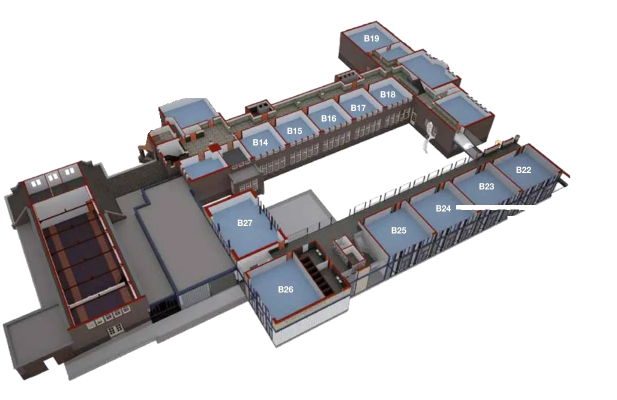
#> input picture rondleiding/img/vloer-1.webp, 1233 x 800 px, given in place of vloer-0.webp, which was not available (shown at 1/2 size)
$ python maak-3d-kaart.py
#> lines starting #> are read from the running program, lines starting #| are printed output that depends on the picture; after the words box and inside, x2 and y2 are one past the last pixel; in counts of white or black regions, pixels touching at a corner belong together
#!/usr/bin/env python3
"""Maakt de bovenaanzichten voor de 3D-plattegrond (img/plan-0..2.webp) uit de schuine
etagekaarten (img/vloer-0..2.webp), legt de etages op elkaar en trekt de buitenmuur over.
Gebruik: python3 tools/maak-3d-kaart.py   (nodig: numpy, pillow, opencv-python-headless)
Drukt de waarden voor "p3" en "muur" per etage af; zet die in data/stops.js."""
import json, os, numpy as np, cv2
from PIL import Image
R = os.path.join(os.path.dirname(os.path.abspath(__file__)), "..")
A = np.array([0.94, -0.35]); B = np.array([0.45, 0.89])  # zelfde assen als hud.assen
M = np.array([A, B]).T; Minv = np.linalg.inv(M)
tops, boxes, info = [], [], []
for i in range(3):
    im = Image.open(f"{R}/img/vloer-{i}.webp").convert("RGBA"); W, H = im.size
#> further down, im is the input picture: PIL image 1233x800 RGBA; mean R, G, B, A 195.4, 193.7, 195.3, 100
#> after `W, H = im.size`: W = 1233; H = 800
    uv = (Minv @ np.array([[0, 0], [W, 0], [0, H], [W, H]], float).T).T; umin, vmin = uv.min(0); umax, vmax = uv.max(0)
#> after `umin, vmin = uv.min(0)`: umin = -362.1; vmin = 0
#> after `umax, vmax = uv.max(0)`: umax = 1103.9; vmax = 1190.6
    a, b = M[0]; d, e = M[1]
    top = im.transform((int(umax - umin), int(vmax - vmin)), Image.AFFINE, (a, b, a * umin + b * vmin, d, e, d * umin + e * vmin), resample=Image.BICUBIC)
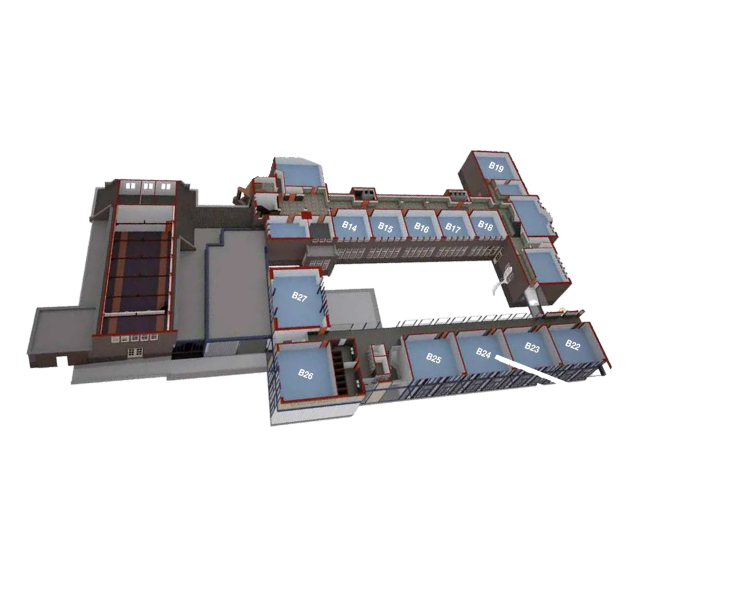
#> top: PIL image 1466x1190 RGBA (shown at 1/2 size); mean R, G, B, A 24.8, 23.8, 24.7, 56.9; transparent parts drawn white
    box = top.getchannel("A").point(lambda v: 255 if v > 40 else 0).getbbox()
#> box = (51, 299, 1225, 854)
#> pass 3 of the loop `for i in range(3):`:
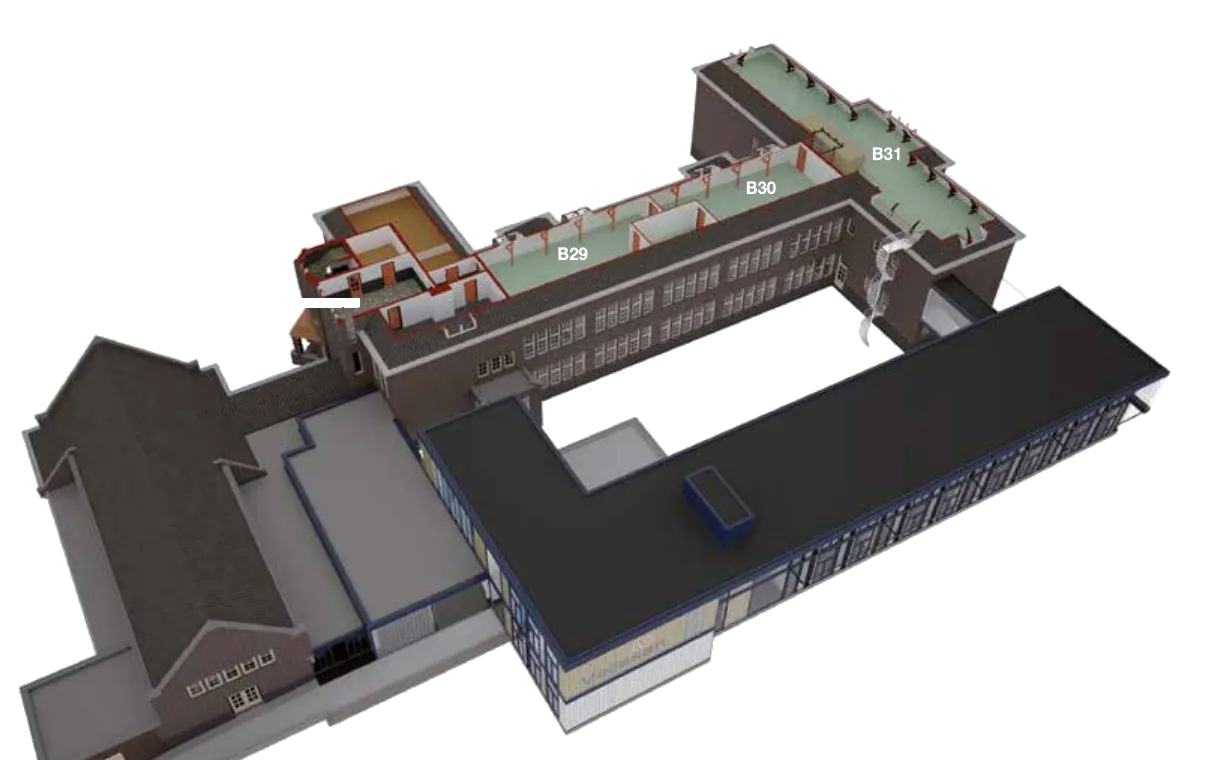
#> input picture rondleiding/img/vloer-2.webp, 1210 x 760 px
#> im is the input picture: PIL image 1210x760 RGBA; mean R, G, B, A 174.3, 172.4, 171.9, 119.3
#> `top = im.transform((int(umax - umin), int(vmax - vmin)), Image.AFFINE,..`:
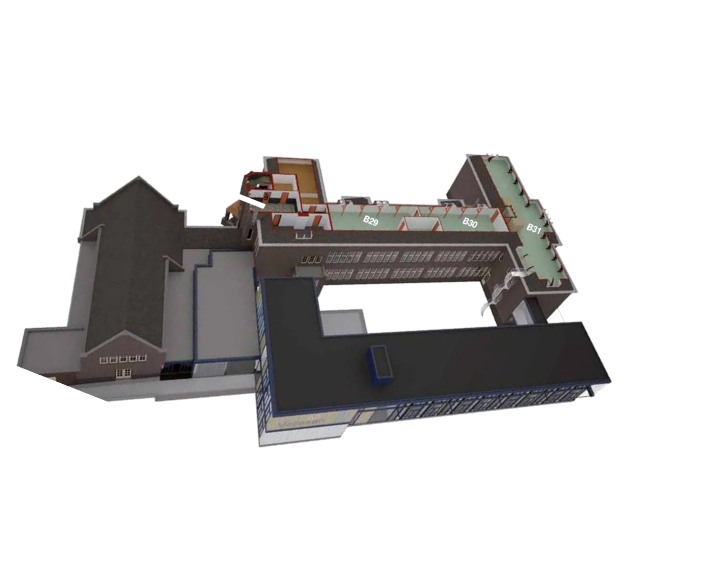
#> top: PIL image 1427x1144 RGBA (shown at 1/2 size); mean R, G, B, A 23.7, 22.7, 22.3, 67.6; transparent parts drawn white
#> box = (32, 305, 1225, 896)
    tops.append(top.crop(box)); boxes.append(box); info.append((W, H, umin, vmin))
def mask(im, s):
#> called with s = 0.12
    m = im.getchannel("A").resize((max(1, int(im.width * s)), max(1, int(im.height * s))))
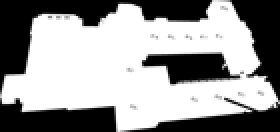
#> m: PIL image 140x66 L (shown 2 times larger); min 0, max 255, mean 152.2
    return (np.array(m) > 60).astype(np.float32)
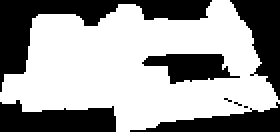
#> returned value: shape (66, 140) float32 (shown 2 times larger); values 0 (black) and 1 (white), 61.7% white; 8 black regions (3 under 20 px), largest, box (x1, y1, x2, y2) and area: (0, 0, 106, 46) 1263, (0, 50, 58, 66) 678, (115, 0, 140, 50) 630, (65, 51, 140, 66) 518, (71, 27, 120, 42) 441
S = 0.12; M0 = mask(tops[0], S); reg = {0: (1.0, 0.0, 0.0)}
for i in (1, 2):  # etage i zo schalen en schuiven dat hij het best op de begane grond past
    best = None
    for sc in np.arange(0.8, 1.21, 0.02):
        Mi = mask(tops[i], S * sc); h, w = Mi.shape; Hh, Ww = M0.shape
        for dy in range(-h // 2, Hh):
            for dx in range(-w // 2, Ww):
                y0, x0 = max(0, dy), max(0, dx); y1, x1 = min(Hh, dy + h), min(Ww, dx + w)
                if y1 <= y0 or x1 <= x0: continue
                ov = (M0[y0:y1, x0:x1] * Mi[y0 - dy:y1 - dy, x0 - dx:x1 - dx]).sum()
#> (the run stopped early here; a loop or call above may not have finished)
